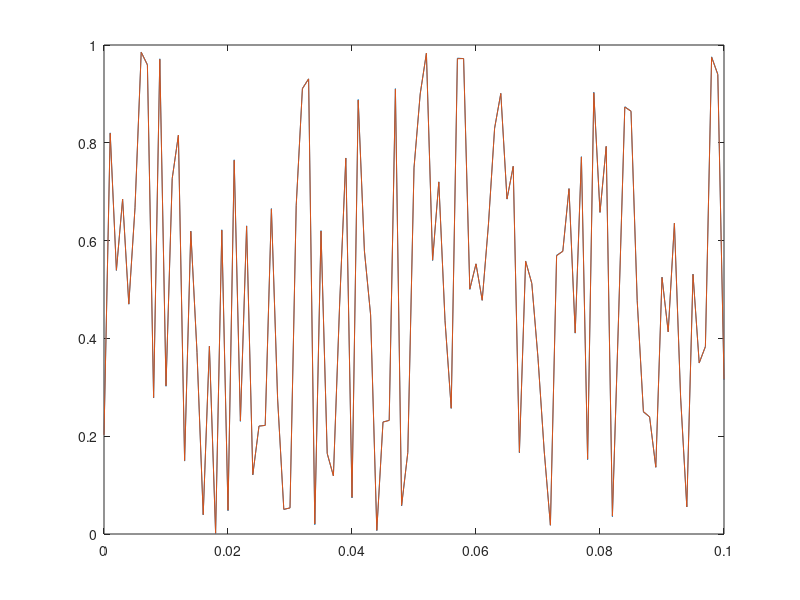

Source code (MATLAB):
clc;
clear;

RC = 1.5;
Ts = 1000;

t = 0:1/Ts:0.1;


A = 1/((RC/Ts) +1);
B = RC/Ts;

IN = rand(1, length(t));

WY = zeros(1,length(t));

for pom = 1:length(t)
    if pom > 1
    WY(pom) = (IN(pom) + (WY(pom-1) *B)) * A;
    else
        WY(pom) = (IN(pom) + 0 * B) * A;
    end
end

figure(1)
plot(t,IN,t,WY);
% figure(2)
% plot(t,WY);

































